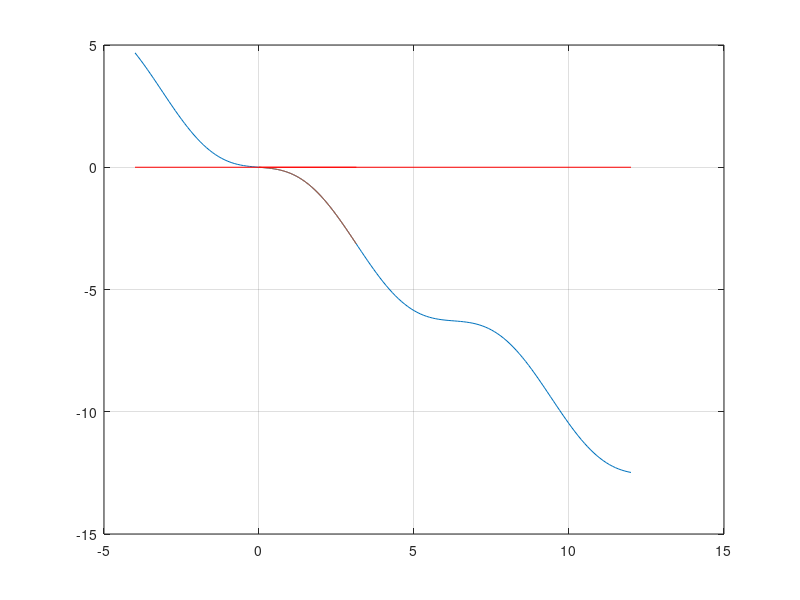
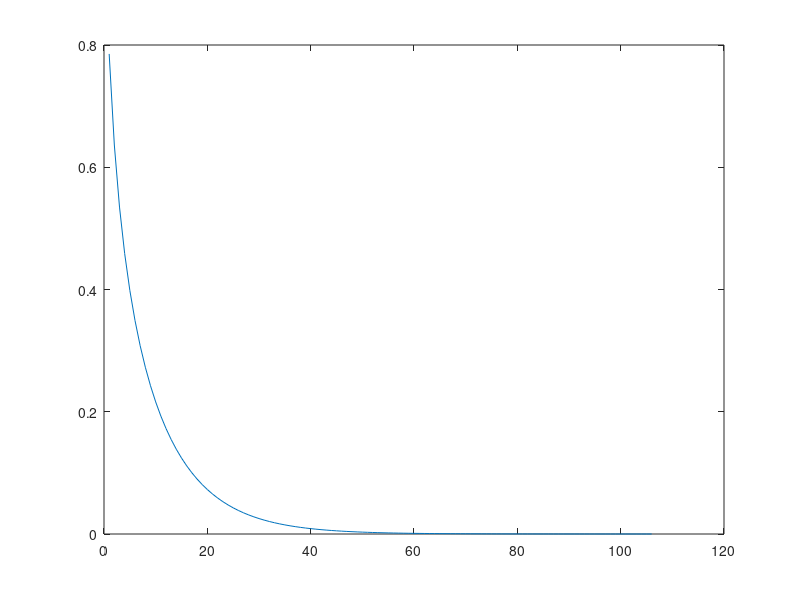

Write the MATLAB code that produced these figures, in order. (Note: this script raises an error after producing the figures.)
clear
clc

%%%%%%%%%%%%%%%%%%%%%%%%%%%%%%%%%%%%%%%%%%%%%%%%%%%%%%%%%%%%%%%%%%%%%%%%%%%
%%%%%%%%%%%%%%%%%%%%%%%%%%%% Question 1 %%%%%%%%%%%%%%%%%%%%%%%%%%%%%%%%%%%
%%%%%%%%%%%%%%%%%%%%%%%%%%%%%%%%%%%%%%%%%%%%%%%%%%%%%%%%%%%%%%%%%%%%%%%%%%%

f = inline ('0.9*sin(x)-x', 'x');
fprime = inline ('0.9*cos(x)-1', 'x');

% plot the function
t = -4:0.1:12;
yt = f(t);
figure(1);
plot(t,yt, '-');
hold on;
plot([-4 12], [0 0], 'r');
grid on;

%%% Newtwon-Raphson
x0 = pi/4;

clear x; 
x(1) = x0;
gx = x(1)-f(x(1))/fprime(x(1));
i = 1;
while (abs(x(i) - gx) > 1e-6)
    gx = x(i);
    x(i+1) = x(i) - f(x(i))/fprime(x(i));
    i = i+1;
end
figure(2); 
plot(x,'r');

% plot the function
t = 0:0.01:pi;
yt = f(t);
figure(1);
plot(t,yt);
hold on;
plot([0 pi], [0 0], 'r');


%%% Simple iterations
x0 = pi/4;

x(1) = x0;
gx = f(x(1))+x(1);
i = 1;
while (abs(x(i) - gx) > 1e-6)
    gx = x(i);
    x(i+1) = f(x(i)) + x(i);
    i = i+1;
end
figure(2);
plot(x); 

%%%%%%%%%%%%%%%%%%%%%%%%%%%%%%%%%%%%%%%%%%%%%%%%%%%%%%%%%%%%%%%%%%%%%%%%%%%
%%%%%%%%%%%%%%%%%%%%%%%%%%%% Question 2 %%%%%%%%%%%%%%%%%%%%%%%%%%%%%%%%%%%
%%%%%%%%%%%%%%%%%%%%%%%%%%%%%%%%%%%%%%%%%%%%%%%%%%%%%%%%%%%%%%%%%%%%%%%%%%%

% define the function
f = inline('x.^5-4.5*x.^4+4.55*x.^3+2.675*x.^2-3.3*x-1.4375', 'x');
fprime = inline('5*x.^4-18*x.^3+3*4.55*x.^2+2*2.675*x-3.3', 'x');

% plot the function
t = -4:0.1:12;
yt = f(t);
%figure(1);
%plot(t,yt, '-');
%hold on;
%plot([-4 12], [0 0], 'r');
%grid on;

%%% Newtwon-Raphson
x0 = -0.6;

clear x; 
x(1) = x0;
gx = x(1)-f(x(1))/fprime(x(1));
i = 1;

while (abs(x(i) - gx) > 1e-6)
    gx = x(i);
    x(i+1) = x(i) - f(x(i))/fprime(x(i));
    i = i+1;
end
%figure(2); 
%plot(x,'r');

%%%%%%%%%%%%%%%%%%%%%%%%%%%%%%%%%%%%%%%%%%%%%%%%%%%%%%%%%%%%%%%%%%%%%%%%%%%
%%%%%%%%%%%%%%%%%%%%%%%%%%%% Question 3 %%%%%%%%%%%%%%%%%%%%%%%%%%%%%%%%%%%
%%%%%%%%%%%%%%%%%%%%%%%%%%%%%%%%%%%%%%%%%%%%%%%%%%%%%%%%%%%%%%%%%%%%%%%%%%%

clear
load('hw4_3_data.mat');

f = inline('(exp(-(X-theta)))/(1+exp(-(X-theta))).^2', 'X');

[m,n] = size(X);
syms X(i);
l(theta) = symsum(log(f(X(i))),1,n) 

